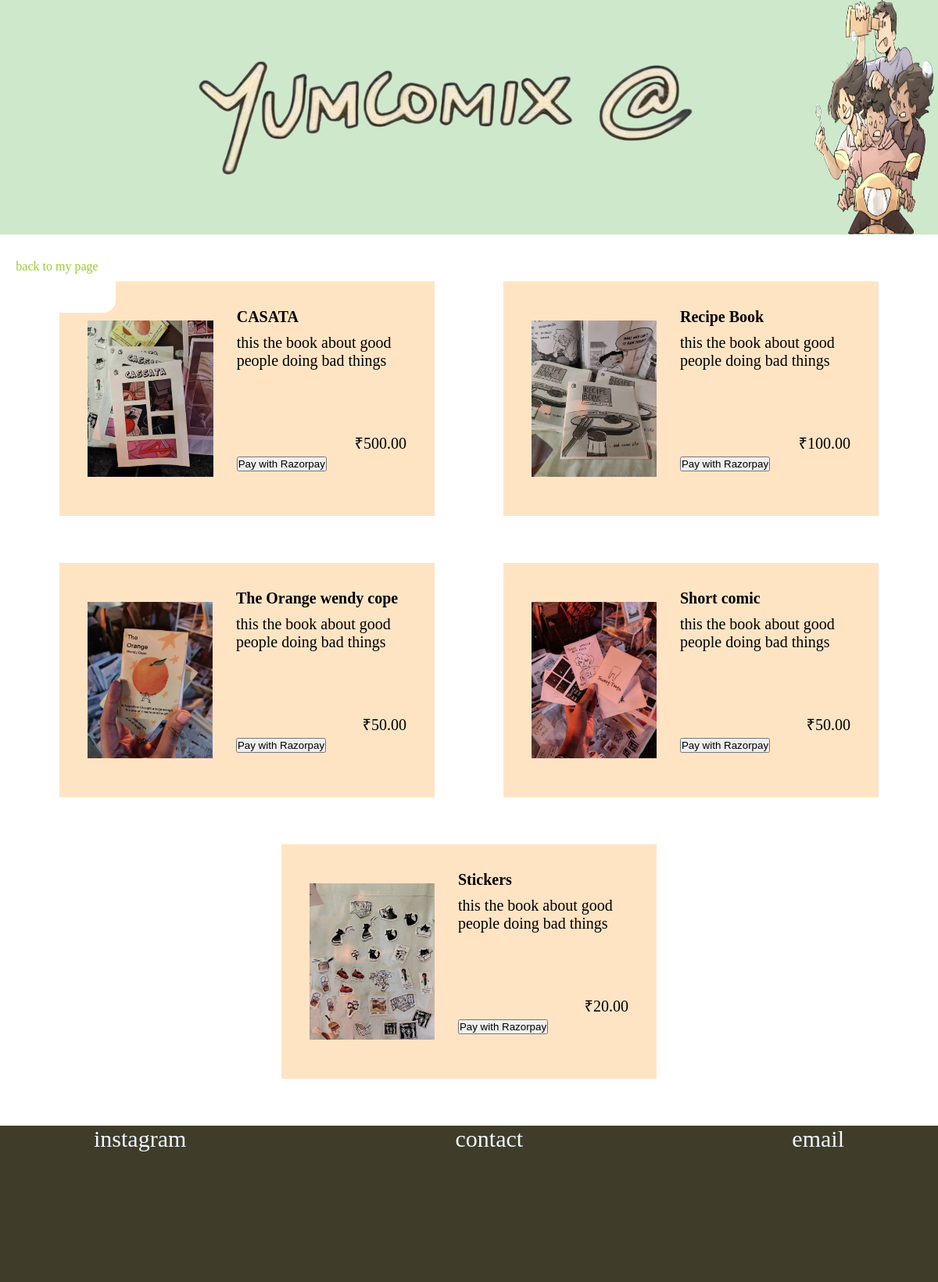
The app's page /comics/ with its own data.
### func/models.py (models this page shows)
class comic(models.Model):
    name = models.CharField(max_length=100)
    desc = models.CharField(max_length=1000)
    price = models.DecimalField(max_digits=10 ,decimal_places=2)
    image = models.CharField(max_length=1000)

### func/views.py (the view)
# urls.py: path('comics/',views.comics , name='comics'),
def comics(request):
    products = comic.objects.all()
    context = {'products': products, 'razorpay_key':RAZORPAY_API_KEY}
    return render(request, 'product.html', context)

### templates/product.html (shortened to what this page needs)
{% load static %}
<!DOCTYPE html>
<html lang="en">
  <head>
    <link rel="stylesheet" href="{% static 'style2.css' %}" />
  </head>
  <body>
    <div class="resume">
      <div class="block">
        <p>back to my page</p>
      </div>
    </div>
    <div class="header">
      <div class="title">
        <img src="{% static 'title.png' %}" />
      </div>
      <div class="grp">
        <img src="{% static 'grp.png' %}" />
      </div>
    </div>
    <div class="product">
      {% for product in products %}
      <div class="box1">
        <div class="box_content">
          <img src="{% static product.image %}" alt="{{ product.name }}">
            <div class="text">
            <h4>{{ product.name }}</h4>
            <p class="desc">{{ product.desc }}</p>
            <p class="price">₹{{ product.price }}</p>
            <form method="POST" action="{% url 'payment' product.id %}">
              <button type="submit">Pay with Razorpay</button>
            </form>
          </div>
        </div>
      </div>
      {% endfor %}
    </div>
    <footer>
      <div class="contact">
        <p>instagram</p>
        <p>contact</p>
        <p>email</p>
      </div>
    </footer>
  </body>
</html>

### static/style2.css (style rules this page uses)
* { margin: 0; padding: 0; }
.header { height: 300px; width: 100%; display: flex; background-color: rgb(205,232,202); overflow: hidden; }
.title { height: 300px; width : 700px; display: flex; align-items: center; margin-left: 250px; }
.grp { height: 300px; width : 300px; margin-left: 150px; }
.grp img { height: 100%; width: 100%; }
.product { display: flex; justify-content: space-evenly; flex-wrap: wrap; margin-top: 10px; gap: 10px; }
.box1 { height: 300px; width: 40%; margin-top: 50px; margin-left: 2px; margin-right: 2px; background-color: bisque; display: flex; justify-content: center; align-items: center; }
.box_content { margin-left: 1rem; margin-right: 1rem; display: flex; gap: 30px; }
.box_content img { height: 200px; margin-top: 1rem; margin-bottom: 1rem; object-fit: cover; margin-left: 20px; }
.text { font-size: 20px; }
.text .desc { margin-top: 10px; }
.text .price { margin-top: 80px; margin-right: 20px; text-align: right; }
footer { display: flex; justify-content: center; margin-top: 60px; height: 200px; background-color: rgb(63, 61, 42); }
.contact { width: 80%; font-size: 30px; color: aliceblue; display: flex; justify-content: space-between; }
.resume { height: 100px; width: 150px; display: flex; align-items: center; justify-content: center; background-color: white; color: yellowgreen; left: -2px; margin-top: 300px; border-top-right-radius: 1rem; border-bottom-right-radius: 1rem; position: fixed; transition: 1sec ease-in-out; }

### records on screen
comic: image (picture), name "CASATA", desc "this the book about good people doing bad things", price "500.00"
comic: image (picture), name "Recipe Book", desc "this the book about good people doing bad things", price "100.00"
comic: image (picture), name "The Orange wendy cope", desc "this the book about good people doing bad things", price "50.00"
comic: image (picture), name "Short comic", desc "this the book about good people doing bad things", price "50.00"
comic: image (picture), name "Stickers", desc "this the book about good people doing bad things", price "20.00"
